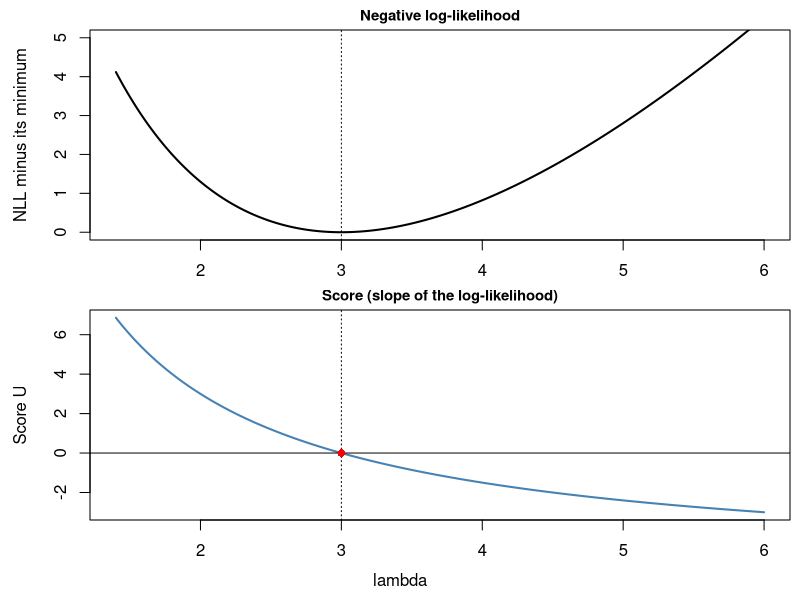
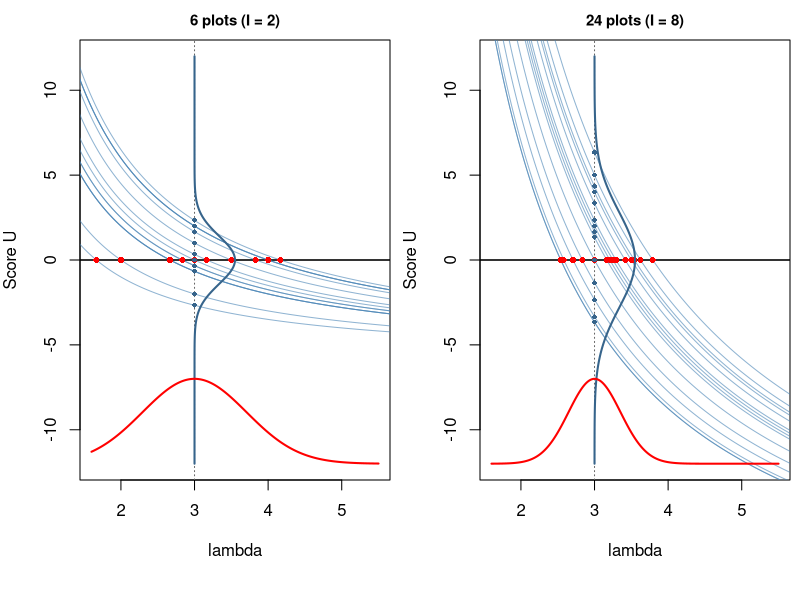
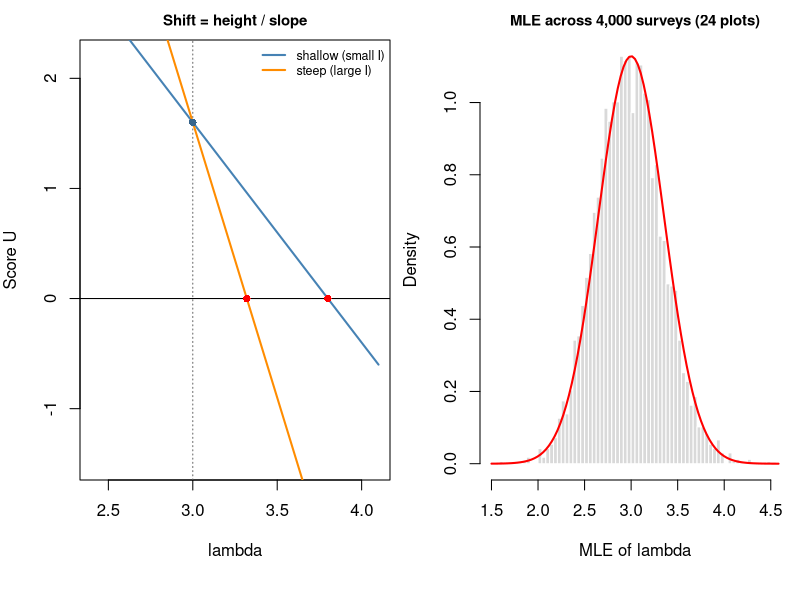
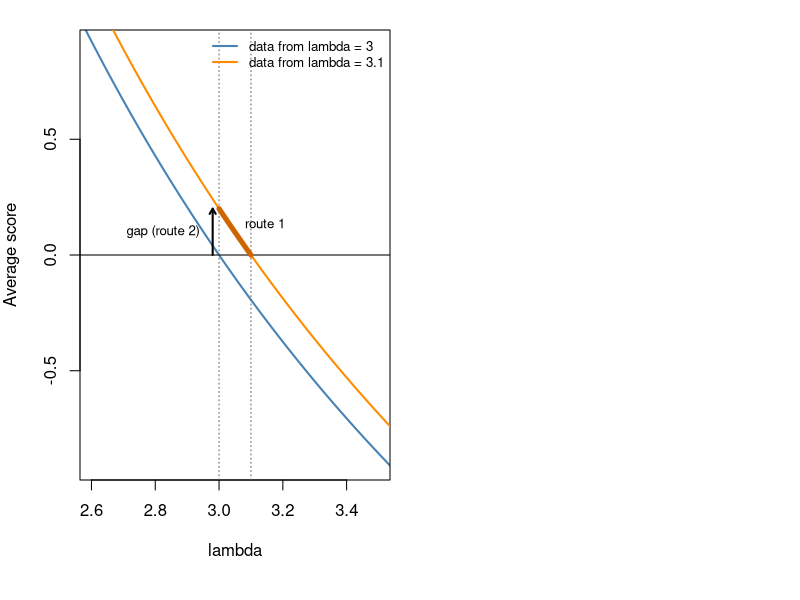
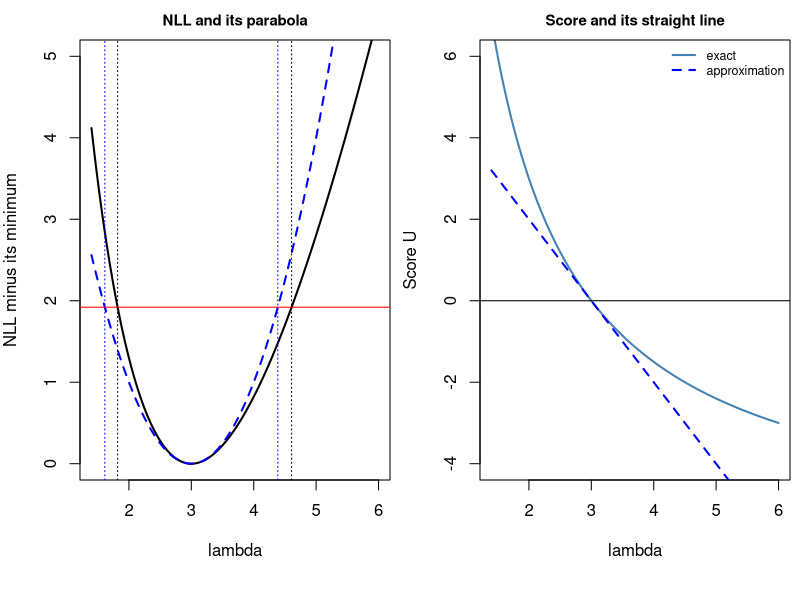
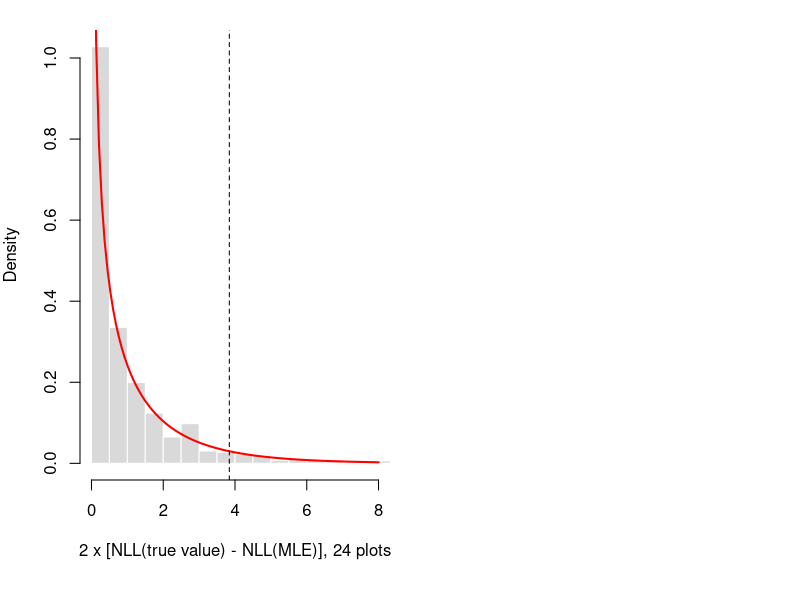
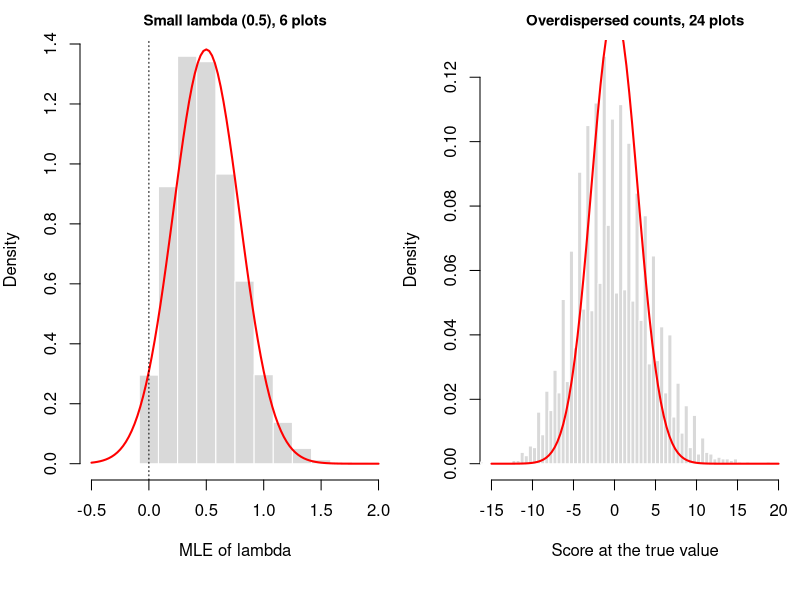

Write R code to recreate these figures, in order.
## ---- chunk 1
knitr::opts_chunk$set(echo = FALSE, warning = FALSE, message = FALSE,
                       fig.width = 6.5, fig.height = 3.2, fig.align = "center")

lambda0 <- 3
lam <- seq(1.4, 6, length.out = 400)
nll <- function(l, y) -sum(dpois(y, l, log = TRUE))
score <- function(l, y) sum(y) / l - length(y)
## ---- chunk 2
set.seed(1)
y1 <- c(2, 5, 3, 0, 4, 4)
lam_hat1 <- mean(y1)
d_nll <- sapply(lam, nll, y = y1) - nll(lam_hat1, y1)
u1 <- sapply(lam, score, y = y1)

par(mfrow = c(2, 1), mar = c(2, 4.5, 1.5, 0.5), oma = c(2, 0, 0, 0))
plot(lam, d_nll, type = "l", lwd = 2, ylim = c(0, 5), xlab = "",
     ylab = "NLL minus its minimum", main = "Negative log-likelihood", cex.main = 0.9)
abline(v = lam_hat1, lty = 3)
plot(lam, u1, type = "l", lwd = 2, col = "steelblue", xlab = "",
     ylab = "Score U", main = "Score (slope of the log-likelihood)", cex.main = 0.9)
abline(h = 0)
abline(v = lam_hat1, lty = 3)
points(lam_hat1, 0, pch = 16, col = "red")
mtext("lambda", side = 1, line = 0.5, outer = TRUE)
## ---- chunk 3
score_panel <- function(n, n_sims = 15, ylim = c(-12, 12)) {
  info <- n / lambda0
  plot(NA, xlim = c(1.6, 5.5), ylim = ylim, xlab = "lambda", ylab = "Score U",
       main = paste0(n, " plots (I = ", round(info, 1), ")"), cex.main = 0.9)
  abline(h = 0, lwd = 1.5)
  abline(v = lambda0, lty = 3, col = "grey40")
  for (i in seq_len(n_sims)) {
    y <- rpois(n, lambda0)
    lines(lam, sapply(lam, score, y = y), col = adjustcolor("steelblue", 0.6))
    points(mean(y), 0, pch = 16, col = "red", cex = 0.8)
    points(lambda0, score(lambda0, y), pch = 16, col = "steelblue4", cex = 0.6)
  }
  yy <- seq(ylim[1], ylim[2], length.out = 200)
  lines(lambda0 + 0.55 * dnorm(yy, 0, sqrt(info)) / dnorm(0, 0, sqrt(info)), yy,
        col = "steelblue4", lwd = 2)
  xx <- seq(1.6, 5.5, length.out = 300)
  dx <- dnorm(xx, lambda0, sqrt(1 / info))
  lines(xx, ylim[1] + 5 * dx / max(dx), col = "red", lwd = 2)
}
set.seed(746)
par(mfrow = c(1, 2), mar = c(4, 4, 2, 0.5))
score_panel(6)
score_panel(24)
## ---- chunk 4
info6 <- 6 / lambda0
par(mfrow = c(1, 2), mar = c(4, 4, 2, 0.5))
plot(NA, xlim = c(2.4, 4.1), ylim = c(-1.5, 2.2), xlab = "lambda", ylab = "Score U",
     main = "Shift = height / slope", cex.main = 0.9)
abline(h = 0)
abline(v = lambda0, lty = 3, col = "grey40")
h <- 1.6
for (s in c(info6, 2.5 * info6)) {
  xs <- seq(2.4, 4.1, length.out = 50)
  lines(xs, h - s * (xs - lambda0), lwd = 2, col = if (s == info6) "steelblue" else "darkorange")
  points(lambda0 + h / s, 0, pch = 16, col = "red")
}
points(lambda0, h, pch = 16, col = "steelblue4")
legend("topright", c("shallow (small I)", "steep (large I)"), lwd = 2,
       col = c("steelblue", "darkorange"), bty = "n", cex = 0.75)

set.seed(746)
sims_n <- 24
hats <- replicate(4000, mean(rpois(sims_n, lambda0)))
hist(hats, breaks = seq(1.5, 4.6, by = 1 / sims_n), freq = FALSE, col = "grey85",
     border = "white", main = "MLE across 4,000 surveys (24 plots)", cex.main = 0.9,
     xlab = "MLE of lambda")
curve(dnorm(x, lambda0, sqrt(lambda0 / sims_n)), add = TRUE, lwd = 2, col = "red")
## ---- chunk 5
n_id <- 6
delta <- 0.1
info_id <- n_id / lambda0
exp_score <- function(l, lam_true) n_id * lam_true / l - n_id
par(mar = c(4, 4, 1.5, 0.5))
plot(lam, exp_score(lam, lambda0), type = "l", lwd = 2, col = "steelblue",
     xlim = c(2.6, 3.5), ylim = c(-0.9, 0.9), xlab = "lambda",
     ylab = "Average score")
lines(lam, exp_score(lam, lambda0 + delta), lwd = 2, col = "darkorange")
abline(h = 0)
abline(v = c(lambda0, lambda0 + delta), lty = 3, col = "grey40")
gap <- exp_score(lambda0, lambda0 + delta)
arrows(lambda0 - 0.02, 0, lambda0 - 0.02, gap, length = 0.06, lwd = 2)
text(lambda0 - 0.03, gap / 2, "gap (route 2)", pos = 2, cex = 0.8)
l_seg <- seq(lambda0, lambda0 + delta, length.out = 20)
lines(l_seg, exp_score(l_seg, lambda0 + delta), lwd = 5, col = "darkorange3")
text(lambda0 + delta / 2, gap / 2 + 0.03, "route 1", pos = 4, cex = 0.8)
legend("topright", c("data from lambda = 3", "data from lambda = 3.1"),
       lwd = 2, col = c("steelblue", "darkorange"), bty = "n", cex = 0.8)
## ---- chunk 6
s_ex <- c(12, 18, 24)
u_ex <- s_ex / lambda0 - n_id
ratio_ex <- dpois(s_ex, n_id * (lambda0 + delta)) / dpois(s_ex, n_id * lambda0)
knitr::kable(data.frame(s_ex, u_ex, sprintf("%.3f", ratio_ex),
                        sprintf("%.1f", 1 + delta * u_ex)),
             col.names = c("Total count S", "Score at 3, U", "Exact ratio",
                           "1 + 0.1 U"),
             align = "c")
## ---- chunk 7
y_one <- 0:60
f_one <- dpois(y_one, lambda0)
u_one <- y_one / lambda0 - 1
uf_one <- u_one * f_one
show <- 1:7
tab_one <- data.frame(
  y = c(y_one[show], "7+"),
  f = c(sprintf("%.3f", f_one[show]), ""),
  u = c(sprintf("%.3f", u_one[show]), ""),
  uf = sprintf("%.3f", c(uf_one[show], sum(uf_one[-show])))
)
knitr::kable(tab_one, align = "c",
             col.names = c("Count y", "Probability f(y; 3)",
                           "Score U = y/3 - 1", "U times f"))
neg_part <- sum(uf_one[u_one < 0])
pos_part <- sum(uf_one[u_one > 0])
## ---- chunk 8
info_obs <- sum(y1) / lam_hat1^2
quad <- 0.5 * info_obs * (lam - lam_hat1)^2
cut <- qchisq(0.95, 1) / 2
f_cut <- function(l) nll(l, y1) - nll(lam_hat1, y1) - cut
lr_int <- c(uniroot(f_cut, c(0.5, 3))$root, uniroot(f_cut, c(3, 8))$root)
wald_int <- lam_hat1 + c(-1, 1) * qnorm(0.975) / sqrt(info_obs)

par(mfrow = c(1, 2), mar = c(4, 4, 2, 0.5))
plot(lam, d_nll, type = "l", lwd = 2, ylim = c(0, 5), xlab = "lambda",
     ylab = "NLL minus its minimum", main = "NLL and its parabola", cex.main = 0.9)
lines(lam, quad, lwd = 2, lty = 2, col = "blue")
abline(h = cut, col = "red")
abline(v = lr_int, lty = 3)
abline(v = wald_int, lty = 3, col = "blue")
plot(lam, u1, type = "l", lwd = 2, col = "steelblue", ylim = c(-4, 6), xlab = "lambda",
     ylab = "Score U", main = "Score and its straight line", cex.main = 0.9)
lines(lam, -info_obs * (lam - lam_hat1), lwd = 2, lty = 2, col = "blue")
abline(h = 0)
legend("topright", c("exact", "approximation"), lwd = 2, lty = c(1, 2),
       col = c("steelblue", "blue"), bty = "n", cex = 0.75)
## ---- chunk 9
set.seed(746)
dev_stat <- replicate(4000, {
  y <- rpois(24, lambda0)
  2 * (nll(lambda0, y) - nll(mean(y), y))
})
par(mar = c(4, 4, 1.5, 0.5))
hist(dev_stat, breaks = 60, freq = FALSE, col = "grey85", border = "white",
     xlim = c(0, 8), main = "", xlab = "2 x [NLL(true value) - NLL(MLE)], 24 plots")
curve(dchisq(x, 1), add = TRUE, lwd = 2, col = "red", from = 0.05)
abline(v = qchisq(0.95, 1), lty = 2)
## ---- chunk 10
set.seed(746)
par(mfrow = c(1, 2), mar = c(4, 4, 2, 0.5))
small_lam <- 0.5
hats_small <- replicate(4000, mean(rpois(6, small_lam)))
hist(hats_small, breaks = seq(-0.5 / 6, 3, by = 1 / 6), freq = FALSE, col = "grey85",
     border = "white", main = "Small lambda (0.5), 6 plots", cex.main = 0.9,
     xlab = "MLE of lambda", xlim = c(-0.5, 2))
curve(dnorm(x, small_lam, sqrt(small_lam / 6)), add = TRUE, lwd = 2, col = "red")
abline(v = 0, lty = 3)

heights_nb <- replicate(4000, score(lambda0, rnbinom(24, mu = lambda0, size = 2)))
hist(heights_nb, breaks = 60, freq = FALSE, col = "grey85", border = "white",
     main = "Overdispersed counts, 24 plots", cex.main = 0.9,
     xlab = "Score at the true value", xlim = c(-15, 20))
curve(dnorm(x, 0, sqrt(24 / lambda0)), add = TRUE, lwd = 2, col = "red")
